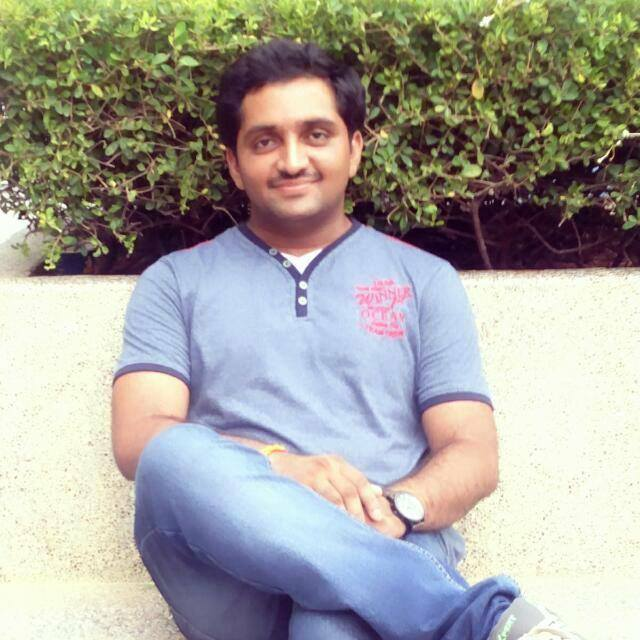
#> input picture Dataset/Naveen.jpg, 640 x 640 px
$ python -i NameFind.py   (imports and definitions only)
#> lines starting #> are read from the running program, lines starting #| are printed output that depends on the picture; long printed decimals are rounded
#     ----------- FUNCTION TO READ THE FILE AND ADD THE NAMES AND IDs IN TO TUPLES

import cv2
import math
import  time
import numpy as np

now_time = time.clock()

face = cv2.CascadeClassifier('haarcascade_frontalcatface.xml')
glass_cas = cv2.CascadeClassifier('haarcascade_eye_tree_eyeglasses.xml')

WHITE = [255, 255, 255]

def FileRead():
    Info = open("Names.txt", "r")                       # Open th text file in readmode
#> (reads Names.txt from the repository)
    NAME = []                                           # The tuple to store Names
    while (True):                                       # Read all the lines in the file and store them in two tuples
        Line = Info.readline()
        if Line == '':
            break
        NAME.append (Line.split(",")[1].rstrip())

    return NAME                                     # Return the two tuples

Names = FileRead()                                 # Run the above Function to get the ID and Names Tuple

#     ------------------- FUNCTION TO FIND THE NAME  -----------------------------------------------------------


# [99 lines left out: functions ID2Name, AddName, DispID, draw_box, DispID2, DispID3, not called in this run]


def DrawBox(Image, x, y, w, h):
    cv2.rectangle(Image, (x, y), (x + w, y + h), (255, 255, 255), 1)     # Draw a rectangle arround the face

# ----------------------------- THIS FUNCTION TAKES IN SPEC CASCADE, FACE CASCADE AND AN IMAGE
# ------------------------- IT RETURNS A CROPPED FACE AND IF POSSIBLE STRAIGHTENS THE TILT OF THE HEAD


def DetectEyes(Image):
    Theta = 0
    rows, cols = Image.shape
    glass = glass_cas.detectMultiScale(Image)                                               # This ditects the eyes
    for (sx, sy, sw, sh) in glass:
        if glass.shape[0] == 2:                                                             # The Image should have 2 eyes
            if glass[1][0] > glass[0][0]:
                DY = ((glass[1][1] + glass[1][3] / 2) - (glass[0][1] + glass[0][3] / 2))    # Height diffrence between the glass
                DX = ((glass[1][0] + glass[1][2] / 2) - glass[0][0] + (glass[0][2] / 2))    # Width diffrance between the glass
            else:
                DY = (-(glass[1][1] + glass[1][3] / 2) + (glass[0][1] + glass[0][3] / 2))   # Height diffrence between the glass
                DX = (-(glass[1][0] + glass[1][2] / 2) + glass[0][0] + (glass[0][2] / 2))   # Width diffrance between the glass

            if (DX != 0.0) and (DY != 0.0):                                                 # Make sure the the change happens only if there is an angle
                Theta = math.degrees(math.atan(round(float(DY) / float(DX), 2)))            # Find the Angle
                print ("Theta  " + str(Theta))

                M = cv2.getRotationMatrix2D((cols / 2, rows / 2), Theta, 1)                 # Find the Rotation Matrix
                Image = cv2.warpAffine(Image, M, (cols, rows))
                # cv2.imshow('ROTATED', Image)                                              # UNCOMMENT IF YOU WANT TO SEE THE

                Face2 = face.detectMultiScale(Image, 1.3, 5)                                # This detects a face in the image
                for (FaceX, FaceY, FaceWidth, FaceHeight) in Face2:
                    CroppedFace = Image[FaceY: FaceY + FaceHeight, FaceX: FaceX + FaceWidth]
                    return CroppedFace


def tell_time_passed():
    print ('TIME PASSED ' + str(round(((time.clock() - now_time)/60), 2)) + ' MINS')

>>> import cv2
>>> picture = cv2.imread('Dataset/Naveen.jpg', cv2.IMREAD_GRAYSCALE)
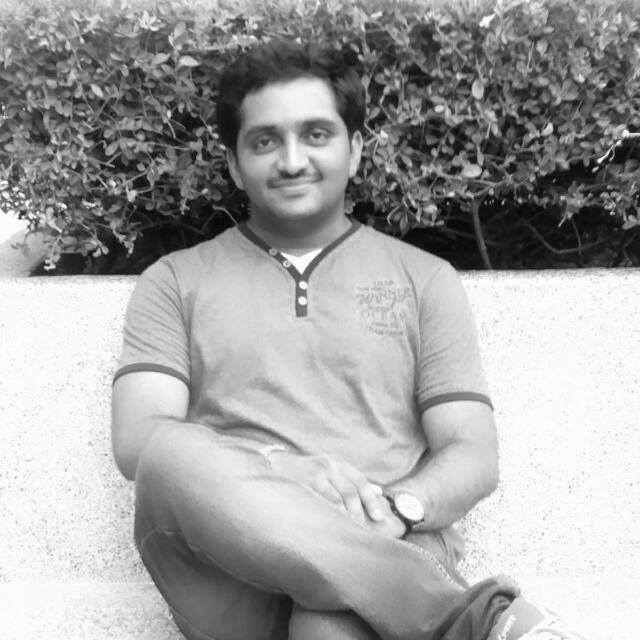
#> picture: shape (640, 640); min 0, max 255, mean 163
>>> result = DetectEyes(picture)
#> in DetectEyes, `glass = glass_cas.detectMultiScale(Image)`: glass = [[299, 118, 33, 33], [251, 130, 26, 26]]
#> the loop in DetectEyes, `for (sx, sy, sw, sh) in glass:` made 2 passes
#> (sx, sy, sw, sh, DY, DX, Theta, M) on passes 1 to 2: (299, 118, 33, 33, -8.5, 51.5, -9.65, [[0.986, -0.168, 58.16], [0.168, 0.986, -49.1]]), (251, 130, 26, 26, -8.5, 51.5, -9.65, [[0.986, -0.168, 58.16], [0.168, 0.986, -49.1]])
#| Theta  -9.648
#| Theta  -9.648
#> pass 1, in DetectEyes, `Image = cv2.warpAffine(Image, M, (cols, rows))`:
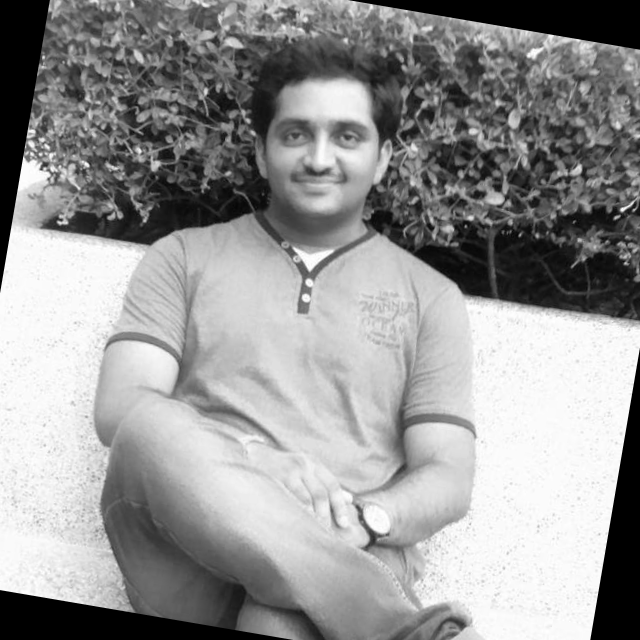
#> Image: shape (640, 640); min 0, max 255, mean 150
#> pass 2, in DetectEyes, `Image = cv2.warpAffine(Image, M, (cols, rows))`:
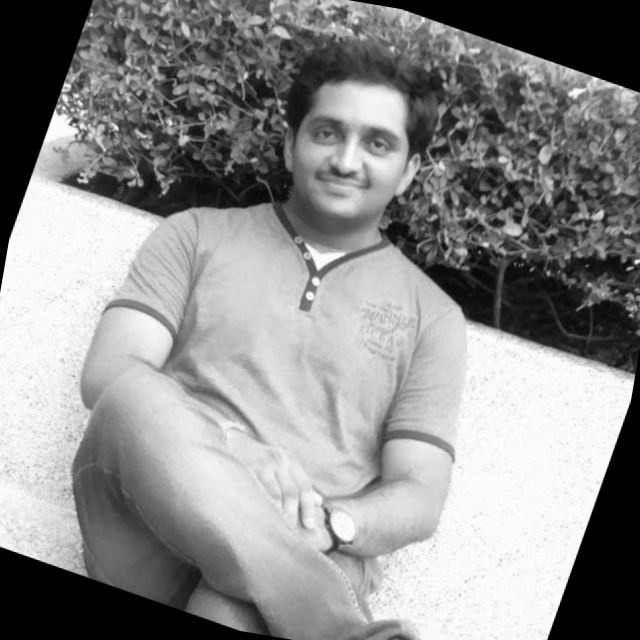
#> Image: shape (640, 640); min 0, max 255, mean 141.3
